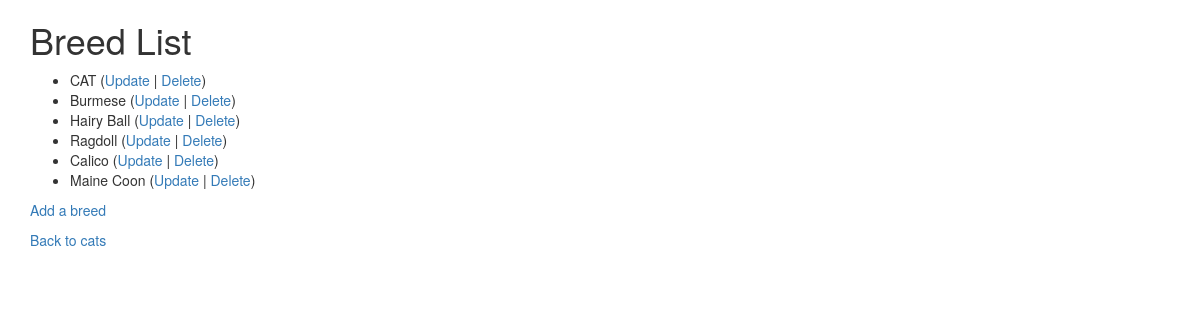
Page /cats/lookup/ on the earlier database version.
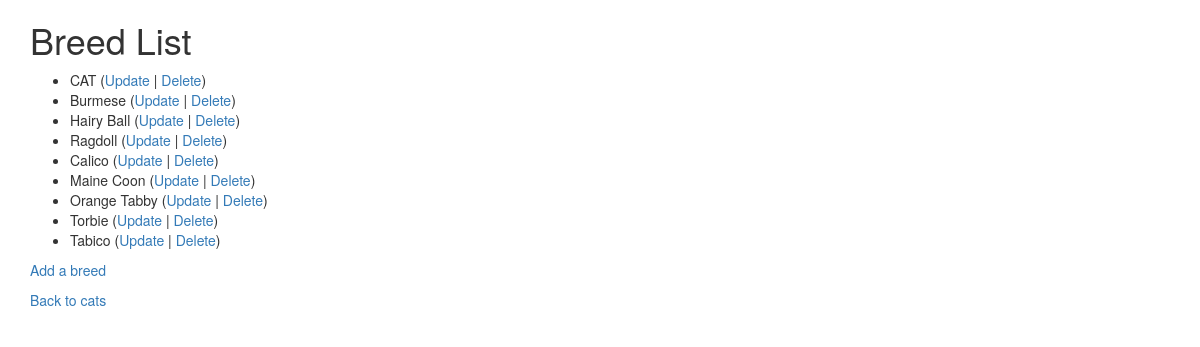
Same page on the later database version.
### cats/models.py (models this page shows, shortened)
class Breed(models.Model):
    name = models.CharField(
            max_length=200,
            validators=[MinLengthValidator(2, "Breed must be greater than 1 character")]
    )

### cats/views.py (the view)
# urls.py: path('lookup/', views.BreedView.as_view(), name='breed_list'),
class BreedView(View):
    def get(self, request):
        ml = Breed.objects.all()
        ctx = {'breed_list': ml}
        return render(request, 'cats/breed_list.html', ctx)

### cats/templates/cats/breed_list.html
{% extends "base_bootstrap.html" %}
{% block content %}
  <h1>Breed List</h1>
  {% if breed_list %}
  <ul>
    {% for breed in breed_list %}
      <li>
          {{ breed.name }}
         (<a href="{% url 'cats:breed_update' breed.id %}">Update</a> |
          <a href="{% url 'cats:breed_delete' breed.id %}">Delete</a>)
      </li>
    {% endfor %}
  </ul>
  {% else %}
    <p>There are no breeds in the library.</p>
  {% endif %}
  <p><a href="{% url 'cats:breed_create' %}">Add a breed</a></p>
  <p>
    <a href="{% url 'cats:all' %}">Back to cats</a>
  </p>
{% endblock %}

Differences in the rows shown:
added Breed: name "Orange Tabby"
added Breed: name "Torbie"
added Breed: name "Tabico"
